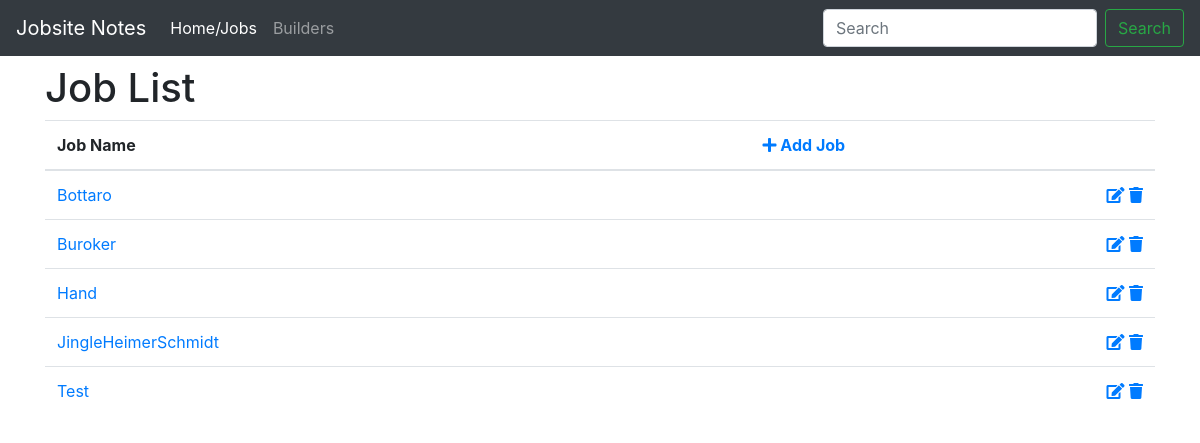
The page / on the database its author committed.
### PhilsNotesApp/models.py (models this page shows, shortened)
class Job(models.Model):
    job_name = models.CharField(db_index=True, max_length=50)
    job_address = models.CharField(max_length=50, blank=True)
    job_city = models.CharField(max_length=50, blank=True)
    job_county = models.CharField(max_length=50, blank=True)
    builder = models.ForeignKey(Builder, blank=True, null=True)
    customer_name = models.CharField(db_index=True, max_length=100, blank=True)
    home_phone = models.CharField(max_length=20, blank=True)
    cell_phone = models.CharField(max_length=20, blank=True)
    cell_phone_2 = models.CharField(max_length=20, blank=True)
    work_phone = models.CharField(max_length=20, blank=True)
    email_1 = models.CharField(max_length=75, blank=True)
    email_2 = models.CharField(max_length=75, blank=True)
    class Meta:
        verbose_name = "Job"
        verbose_name_plural = "Jobs"

### PhilsNotesApp/views.py (the view)
# urls.py: url(r'^$', views.joblist, name="joblist"),
def joblist(request):
    jobs = Job.objects.all().order_by('job_name')
    return render(request, 'joblist.html', {'jobs': jobs})

### PhilsNotesApp/templates/joblist.html
{% extends 'base.html' %}
{% block content %}
<h1>Job List</h1>
<table class="table">
    <thead>
        <th>Job Name</th>
        <th align="right"><a href="/jobadd"><i class="fas fa-plus"></i> Add Job</a></th>
    </thead>
{% for job in jobs %}
    <tr>
        <td><a href="/jobnotes/{{ job.id }}/">{{ job.job_name }}</a></td>
        <td align="right">
            <a href="/jobedit/{{ job.id }}"><i class="fas fa-edit"></i></a>
            <a href="/jobdelete/{{ job.id }}"><i class="fas fa-trash"></i></a>
        </td>
    </tr>
{% endfor %}
</table>
{% endblock %}

### PhilsNotesApp/templates/base.html (style rules this page uses)
body { padding-top: 4rem; }

### rows shown on the page
Job: job_name "Bottaro"
Job: job_name "Buroker"
Job: job_name "Hand"
Job: job_name "JingleHeimerSchmidt"
Job: job_name "Test"
